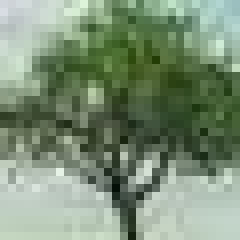
#> input picture image/tree_part1.jpg, 30 x 30 px (shown 8 times larger)
$ jupyter execute --allow-errors Compare_Data.ipynb
#> lines starting #> are read from the running program, lines starting #| are printed output that depends on the picture
### src/V1_Compress.py
import numpy as np

from structured_random_features.src.models.weights import V1_weights

# Packages for fft and fitting data
from scipy import fftpack as fft
from sklearn.linear_model import Lasso

# [34 lines left out: functions generate_Y, generate_V1_variables, not called in this run]

def compress(W, y, alpha, fit_intercept = False):
    sample_sz, n, m = W.shape

    if fit_intercept:
        raise Exception("fit_intercept = True not implemented")

    ## WΨ
    theta = fft.dctn(W.reshape(sample_sz, n, m), norm = 'ortho', axes = [1, 2])
    theta = theta.reshape(sample_sz, n * m)

    ## Initialize Lasso and Fit data
    mini = Lasso(alpha = alpha, fit_intercept = fit_intercept)
    mini.fit(theta, y)

    ## Retrieve sparse vector s
    s = mini.coef_

    # Reform the image using sparse vector s with inverse descrete cosine
    reform = fft.idctn(s.reshape(n, m), norm='ortho', axes=[0,1])
    if fit_intercept:
        reform += mini.intercept_ # not sure this is right

    #return theta, reformed img, sparse vectors
    return theta, reform, s

### Compare_Data.ipynb
[cell 1]
import matplotlib.pyplot as plt
import numpy as np
import numpy.linalg as la

from src.structured_random_features.src.models.weights import V1_weights

# Packages for fft and fitting data
from scipy import fftpack as fft
from sklearn.linear_model import Lasso

# Package for importing image representation
from PIL import Image, ImageOps

from src.V1_Compress import generate_Y, compress
import pandas as pd
import itertools
import dask
from dask.distributed import Client, progress
import seaborn as sns
import time
import os.path

[cell 2]
## Check if this function is applicable to regular compress sensing
compress_img = Image.open("image/tree_part1.jpg")
#> compress_img is the input picture: PIL image 30x30 RGB; mean R, G, B 124, 143.5, 118.7
compress_img = ImageOps.grayscale(compress_img)
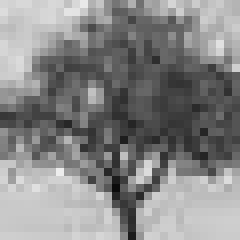
#> compress_img: PIL image 30x30 L (shown 8 times larger); min 11, max 237, mean 134.8
compress_arr = np.asarray(compress_img)
cn, cm = compress_arr.shape
#> cn = 30; cm = 30
print(cn, cm)
#| 30 30
compress_samp = 500 #np.floor (cn * cm * 0.20).astype(int)
alpha = np.logspace(-3, 3, 7)
rep = np.arange(10)
params = []
results = []

# List to make combination of
search_list = {'repetition': rep,
               'alpha': alpha
              }


# Get repetition * alpha combination amount of result
for row in itertools.product(*search_list.values()):
    product = dict(zip(search_list.keys(), row))
    rep, alp = product.values()

    rand_index = np.random.randint(0, cn * cm, compress_samp)
    compress_Y = compress_arr.flatten()[rand_index]
    compress_Y = compress_Y.reshape(compress_samp, 1)

    # Generate C matrix
    C = np.eye(cn * cm)[rand_index, :]
    C3D = C.reshape(compress_samp, cn, cm)
    theta, compress_reform, s = compress(C3D, compress_Y, alp)

    error = np.linalg.norm(compress_img - compress_reform, 'fro') / np.sqrt(cm*cn)

    params.append({'alpha' : alp,
                   'repetition' : rep,
                   'error' : error
                  })
    results.append({'s' : s,
                    'theta' : theta,
                    'reform' : compress_reform,
                   })
#> this loop made 70 passes
#> error on passes 1 to 12: 23.79, 22.93, 29.53, 60.17, 145.8, 145.8, 145.8, 22.45, 23.65, 29.78, 57.35, 145.8
#> pass 1, `theta, compress_reform, s = compress(C3D, compress_Y, alp)`:
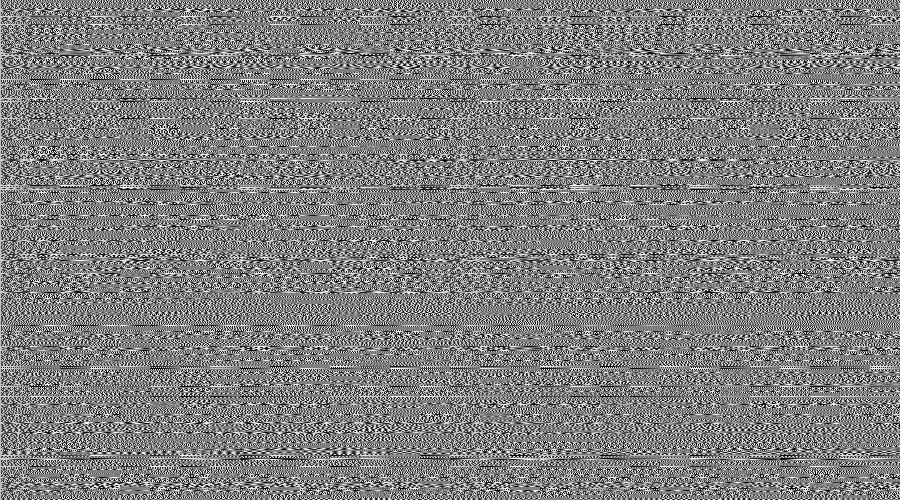
#> theta: shape (500, 900) float64; min -0.0667, max 0.0667, mean 3.06e-05; drawn with min black and max white
#> pass 1, `theta, compress_reform, s = compress(C3D, compress_Y, alp)`:
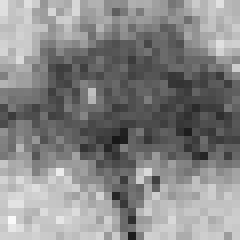
#> compress_reform: shape (30, 30) float64 (shown 8 times larger); min 23.21, max 250.9, mean 135.1
#> pass 2, `theta, compress_reform, s = compress(C3D, compress_Y, alp)`:
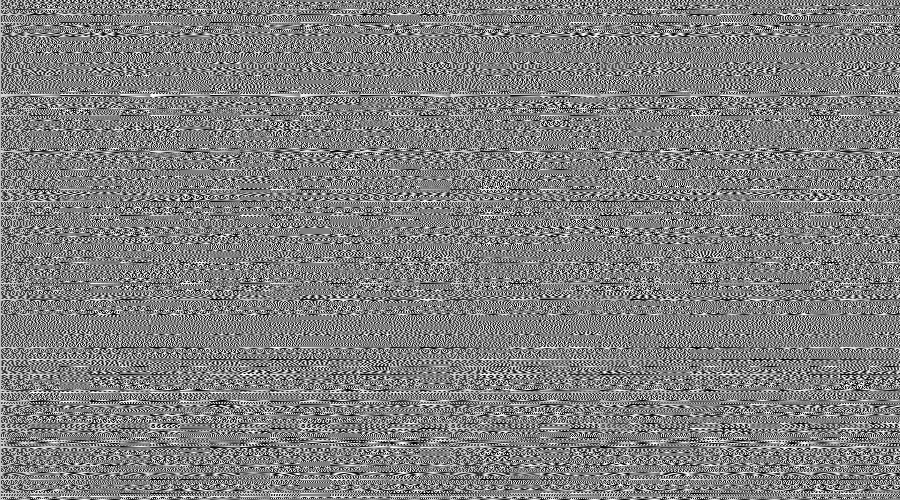
#> theta: shape (500, 900) float64; min -0.0667, max 0.0667, mean 0.000179; drawn with min black and max white
#> pass 2, `theta, compress_reform, s = compress(C3D, compress_Y, alp)`:
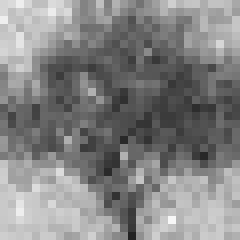
#> compress_reform: shape (30, 30) float64 (shown 8 times larger); min 34.06, max 247.7, mean 132.7
#> after the loop, params = 70 items; results = 70 items

[cell 3]
save_path = os.path.join('./result/')

compress_param_df = pd.DataFrame(params)
#> compress_param_df = table of 70 rows and 3 columns
#> (the rest of this cell did not finish here and is left out)

[cell 4]
compress_param_df_aug = compress_param_df.groupby('alpha').mean().drop('repetition', axis=1) #  sort_values('error', ascending=True).head()
#> compress_param_df_aug = table of 7 rows and 1 columns
compress_param_df_aug
#> Out = table of 7 rows and 1 columns
